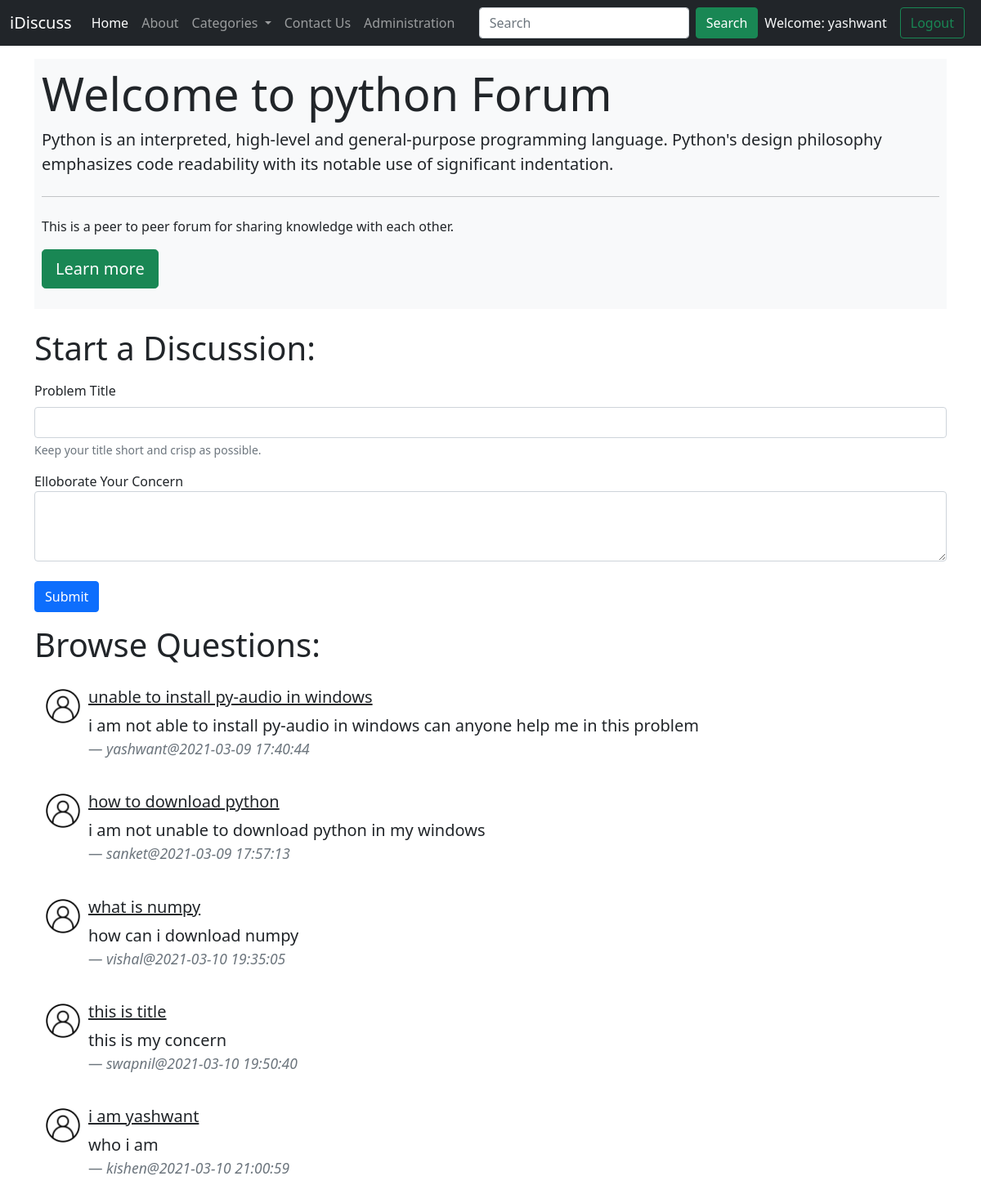
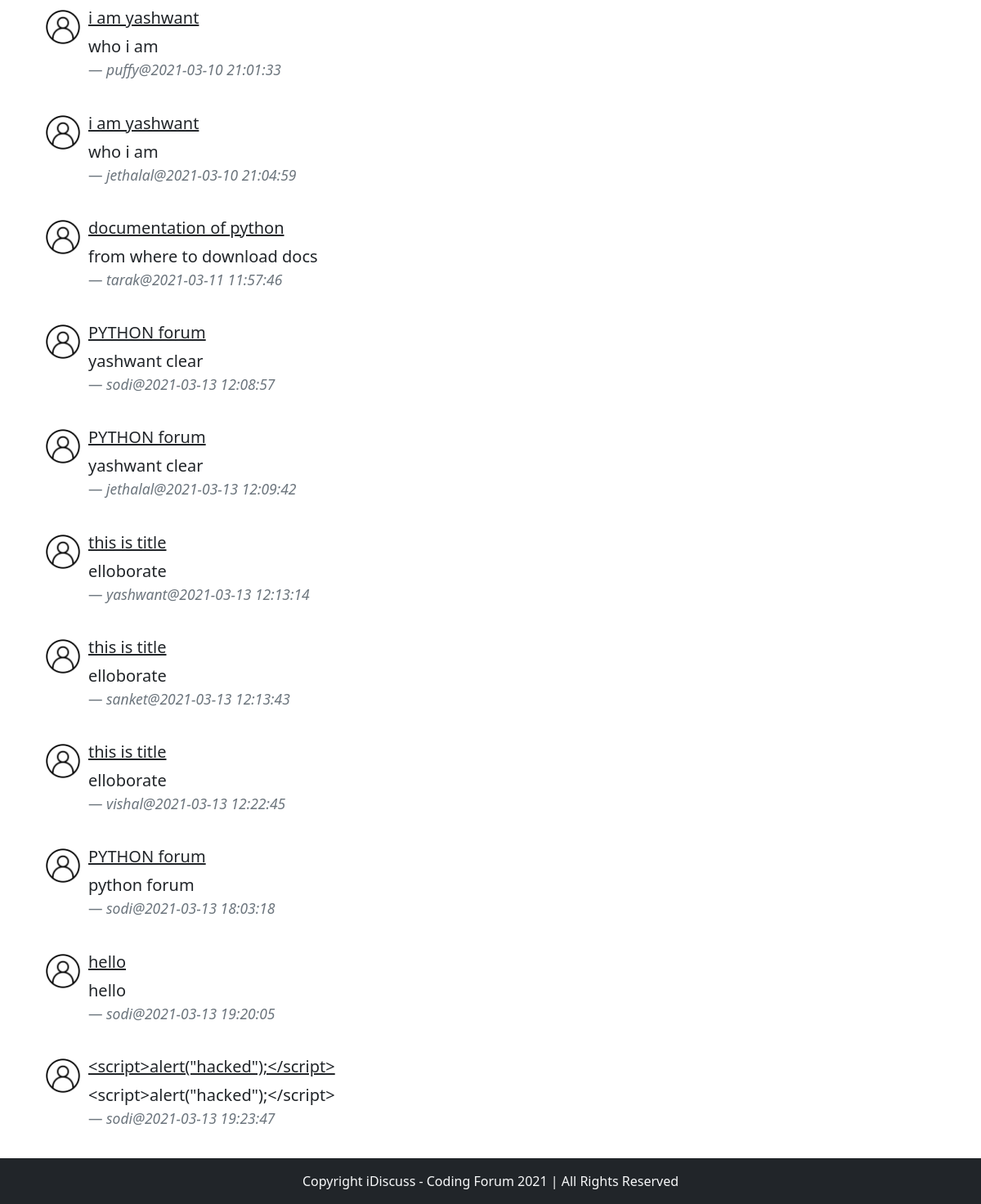
The page /threadlist.php?catid=1 (signed in) on the database its author committed (2 pictures, top to bottom).
### tables this page shows
CREATE TABLE `categories` (
  `category_id` int(11) NOT NULL,
  `category_name` varchar(255) NOT NULL,
  `category_description` varchar(255) NOT NULL,
  `created` datetime NOT NULL DEFAULT current_timestamp()
);

CREATE TABLE `thread` (
  `thread_id` int(7) NOT NULL,
  `thread_title` varchar(255) NOT NULL,
  `thread_desc` text NOT NULL,
  `thread_cat_id` int(7) NOT NULL,
  `thread_user_id` int(7) NOT NULL,
  `timestamp` datetime NOT NULL DEFAULT current_timestamp()
);

CREATE TABLE `users` (
  `sno.` int(8) NOT NULL,
  `user_username` varchar(30) NOT NULL,
  `user_password` varchar(255) NOT NULL,
  `timestamp` datetime NOT NULL DEFAULT current_timestamp()
);

### threadlist.php (the view, shortened to what this page needs)
<!doctype html>
<html lang="en">
<head>
    <link href="https://cdn.jsdelivr.net/npm/bootstrap@5.0.0-beta2/dist/css/bootstrap.min.css" rel="stylesheet"
>
</head>
<body>
    <?php require './partials/_header.php' ?>
    <?php require './partials/_db_connect.php' ?>
    <?php
        $id = $_GET['catid'];
        $sql = "SELECT * FROM `categories` WHERE category_id =$id";
        $result = mysqli_query($conn, $sql);
        while($row = mysqli_fetch_assoc($result)){
            $catname = $row['category_name'];
            $catdesc = $row['category_description'];
        }
    ?>
    <div class="container my-3">
        <div class="jumbotron border border-light bg-light text-dark p-2">
            <h1 class="display-4">Welcome to
                <?php echo $catname; ?> Forum
            </h1>
            <p class="lead">
                <?php echo $catdesc;?>
            </p>
            <hr class="my-4">
            <p>This is a peer to peer forum for sharing knowledge with each other.</p>
            <p class="lead">
                <a class="btn btn-success btn-lg" href="#" role="button">Learn more</a>
            </p>
        </div>
    </div>
    <?php
    if (isset($_SESSION['loggedin']) && $_SESSION['loggedin'] == true) {
        echo '<div class="container">
                <h1 class="py-2">Start a Discussion:</h1>
                <form action="'.$_SERVER["REQUEST_URI"].'" method="POST">
                    <div class="mb-3">
                        <label for="title" class="form-label">Problem Title</label>
                        <input type="text" class="form-control" id="title" name="title" required aria-describedby="emailHelp">
                        <div id="emailHelp" class="form-text">Keep your title short and crisp as possible.</div>
                    </div>
                    <div class="mb-3">
                        <label for="desc">Elloborate Your Concern</label>
                        <textarea class="form-control" id="desc" name="desc" required rows="3"></textarea>
                    </div>
                    <button type="submit" class="btn btn-primary my-2">Submit</button>
                </form>
            </div>';
    }
    ?>
    <div class="container">
        <h1 class="py-2">Browse Questions:</h1>
        <?php
            $id = $_GET['catid'];
            $sql = "SELECT * FROM `thread` WHERE thread_cat_id = $id";
            $result = mysqli_query($conn, $sql);
            while($row = mysqli_fetch_assoc($result)){
                $title = $row['thread_title'];
                $desc = $row['thread_desc'];
                $id = $row['thread_id'];
                $thread_time = $row['timestamp'];
                $thread_user_id = $row['thread_user_id'];
                $sql2 = "SELECT user_username FROM `users` WHERE `sno.` = '$thread_user_id' ";
                $result2 = mysqli_query($conn, $sql2);
                $row2 = mysqli_fetch_assoc($result2);
                echo'<div class="media d-flex p-2 my-0">
                        <img class="mr-3 p-1" src="img/default_img.png" width="54px" height="54px" alt="Generic placeholder image">
                        <div class="media-body p-1">
                            <blockquote class="blockquote">
                                <h5 class="mt-0"><a class="text-dark" href="thread.php?thread_id='.$id.'">'.$title.'</a></h5>
                                <p class="mb-3">'.$desc.'</p>
                                <footer class="blockquote-footer"><cite title="Source Title">'.$row2['user_username']. '@'.$thread_time.'</cite></footer>
                            </blockquote>
                        </div>
                    </div>
                    '
                    ;
            }
        ?>
    </div>
    <?php require './partials/_footer.php' ?>
</body>
</html>

### rows shown on the page
categories: category_name "python", category_description "Python is an interpreted, high-level and general-purpose programming language. Python's design philosophy emphasizes code readability with its notable use of significant indentation."
thread: thread_title "unable to install py-audio in windows", thread_desc "i am not able to install py-audio in windows can anyone help me in this problem", users.user_username "yashwant", timestamp "2021-03-09 17:40:44"
thread: thread_title "how to download python", thread_desc "i am not unable to download python in my windows", users.user_username "sanket", timestamp "2021-03-09 17:57:13"
thread: thread_title "what is numpy", thread_desc "how can i download numpy", users.user_username "vishal", timestamp "2021-03-10 19:35:05"
thread: thread_title "this is title", thread_desc "this is my concern", users.user_username "swapnil", timestamp "2021-03-10 19:50:40"
thread: thread_title "i am yashwant", thread_desc "who i am", users.user_username "kishen", timestamp "2021-03-10 21:00:59"
thread: thread_title "i am yashwant", thread_desc "who i am", users.user_username "puffy", timestamp "2021-03-10 21:01:33"
thread: thread_title "i am yashwant", thread_desc "who i am", users.user_username "jethalal", timestamp "2021-03-10 21:04:59"
thread: thread_title "documentation of python", thread_desc "from where to download docs", users.user_username "tarak", timestamp "2021-03-11 11:57:46"
thread: thread_title "PYTHON forum", thread_desc "yashwant clear", users.user_username "sodi", timestamp "2021-03-13 12:08:57"
thread: thread_title "PYTHON forum", thread_desc "yashwant clear", users.user_username "jethalal", timestamp "2021-03-13 12:09:42"
thread: thread_title "this is title", thread_desc "elloborate", users.user_username "yashwant", timestamp "2021-03-13 12:13:14"
thread: thread_title "this is title", thread_desc "elloborate", users.user_username "sanket", timestamp "2021-03-13 12:13:43"
thread: thread_title "this is title", thread_desc "elloborate", users.user_username "vishal", timestamp "2021-03-13 12:22:45"
thread: thread_title "PYTHON forum", thread_desc "python forum", users.user_username "sodi", timestamp "2021-03-13 18:03:18"
thread: thread_title "hello", thread_desc "hello", users.user_username "sodi", timestamp "2021-03-13 19:20:05"
thread: thread_title "<script>alert(\"hacked\");</script>", thread_desc "<script>alert(\"hacked\");</script>", users.user_username "sodi", timestamp "2021-03-13 19:23:47"

### other values the page prints
$_SESSION['username'] "yashwant"
